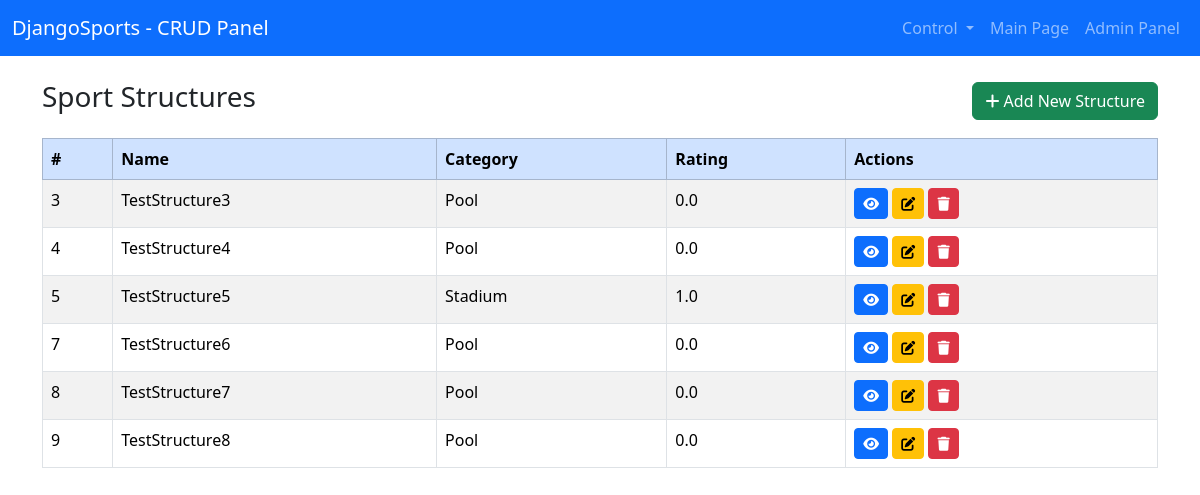
The app's page /structures/ (signed in), older data.
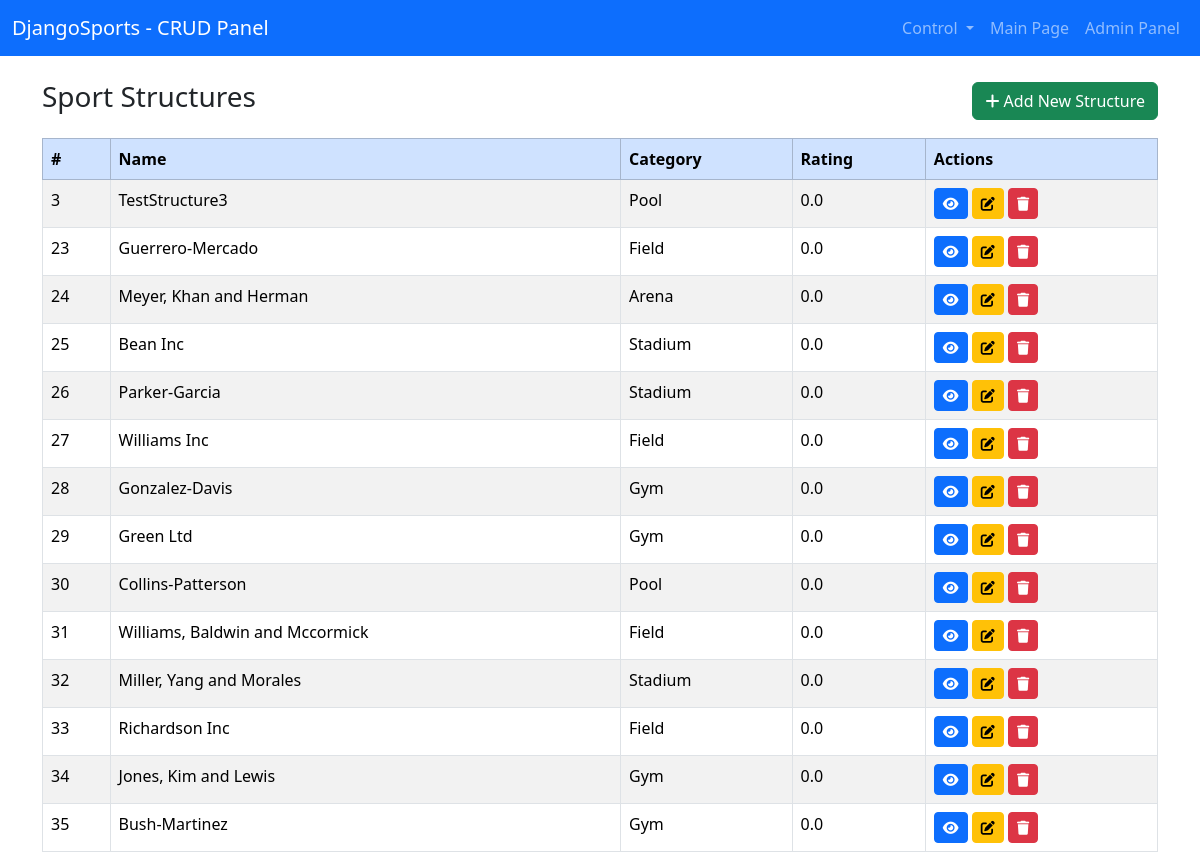
The same page, newer data.
### djangoSportApp/models.py (models this page shows, shortened)
class SportStructure(models.Model):
    name = models.CharField(max_length=255)
    description = models.TextField()
    rating = models.FloatField(default=0)  # Average rating (updated separately)
    category = models.ForeignKey('Category', on_delete=models.SET_NULL, null=True, related_name='structures')
    address = models.CharField(max_length=255)
    tags = models.ManyToManyField('Tag', related_name='structures')

class Category(models.Model):
    name = models.CharField(max_length=100)

### djangoSportApp/views.py (the view)
# urls.py: path('structures/', views.structure_list, name='structure_list'),
@permission_required('djangoSportApp.view_sportstructure', raise_exception=True)
def structure_list(request):
    structures = SportStructure.objects.all()
    return render(request, 'crud/structure_list.html', {'structures': structures})

### templates/crud/structure_list.html (shortened to what this page needs)
{% extends 'crud/crud-base.html' %}
{% block crud_content %}
<div class="d-flex justify-content-between align-items-center mb-3">
    <h3>Sport Structures</h3>
    <a href="{% url 'structure_create' %}" class="btn btn-success"><i class="fas fa-plus"></i> Add New Structure</a>
</div>
<table class="table table-striped table-bordered">
    <thead class="table-primary">
        <tr>
            <th>#</th>
            <th>Name</th>
            <th>Category</th>
            <th>Rating</th>
            <th>Actions</th>
        </tr>
    </thead>
    <tbody>
        {% for structure in structures %}
        <tr>
            <td>{{ structure.id }}</td>
            <td>{{ structure.name }}</td>
            <td>{{ structure.category.name }}</td>
            <td>{{ structure.rating }}</td>
            <td>
                <a href="{% url 'structure_detail' structure.id %}" class="btn btn-primary btn-sm"><i class="fas fa-eye"></i></a>
                <a href="{% url 'structure_update' structure.id %}" class="btn btn-warning btn-sm"><i class="fas fa-edit"></i></a>
                <a href="{% url 'structure_delete' structure.id %}" class="btn btn-danger btn-sm"><i class="fas fa-trash"></i></a>
            </td>
        </tr>
        {% endfor %}
    </tbody>
</table>
{% endblock %}

### templates/crud/crud-base.html (shortened to what this page needs)
<!DOCTYPE html>
<html lang="en">
<head>
    <link href="https://cdn.jsdelivr.net/npm/bootstrap@5.3.2/dist/css/bootstrap.min.css" rel="stylesheet">
    <link href="https://cdnjs.cloudflare.com/ajax/libs/font-awesome/6.5.1/css/all.min.css" rel="stylesheet">
</head>
<body>
    <nav class="navbar navbar-expand-lg navbar-dark bg-primary">
        <div class="container-fluid">
            <a class="navbar-brand" href="{% url 'dummyPage' %}">DjangoSports - CRUD Panel</a>
            <div class="collapse navbar-collapse" id="navbarNav">
                <ul class="navbar-nav ms-auto">
                    <li class="nav-item dropdown">
                        <a class="nav-link dropdown-toggle" href="#" id="controlDropdown" role="button" data-bs-toggle="dropdown" aria-expanded="false">
                            Control
                        </a>
                    </li>
                    <li class="nav-item">
                        <a class="nav-link" href="{% url 'dummyPage' %}">Main Page</a>
                    </li>
                    <li class="nav-item">
                        <a class="nav-link" href="/admin/">Admin Panel</a>
                    </li>
                </ul>
            </div>
        </div>
    </nav>
    <div class="container mt-4">
        {% block crud_content %}{% endblock %}
    </div>
</body>
</html>

Row changes from the older to the newer data that the page shows:
removed SportStructure: id "4", name "TestStructure4", category.name "Pool", rating "0.0"
removed SportStructure: id "5", name "TestStructure5", category.name "Stadium", rating "1.0"
removed SportStructure: id "7", name "TestStructure6", category.name "Pool", rating "0.0"
removed SportStructure: id "8", name "TestStructure7", category.name "Pool", rating "0.0"
removed SportStructure: id "9", name "TestStructure8", category.name "Pool", rating "0.0"
added SportStructure: id "23", name "Guerrero-Mercado", category.name "Field", rating "0.0"
added SportStructure: id "24", name "Meyer, Khan and Herman", category.name "Arena", rating "0.0"
added SportStructure: id "25", name "Bean Inc", category.name "Stadium", rating "0.0"
added SportStructure: id "26", name "Parker-Garcia", category.name "Stadium", rating "0.0"
added SportStructure: id "27", name "Williams Inc", category.name "Field", rating "0.0"
added SportStructure: id "28", name "Gonzalez-Davis", category.name "Gym", rating "0.0"
added SportStructure: id "29", name "Green Ltd", category.name "Gym", rating "0.0"
added SportStructure: id "30", name "Collins-Patterson", category.name "Pool", rating "0.0"
added SportStructure: id "31", name "Williams, Baldwin and Mccormick", category.name "Field", rating "0.0"
added SportStructure: id "32", name "Miller, Yang and Morales", category.name "Stadium", rating "0.0"
added SportStructure: id "33", name "Richardson Inc", category.name "Field", rating "0.0"
added SportStructure: id "34", name "Jones, Kim and Lewis", category.name "Gym", rating "0.0"
added SportStructure: id "35", name "Bush-Martinez", category.name "Gym", rating "0.0"
